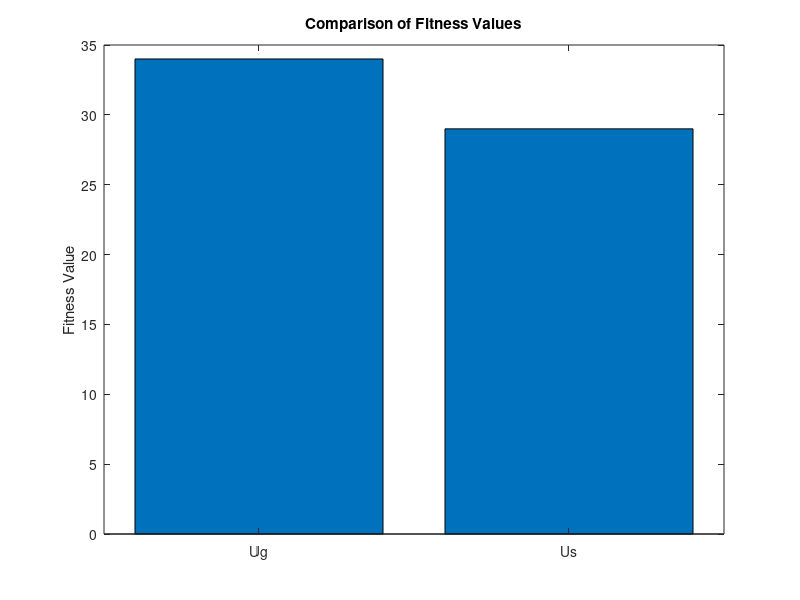

Recreate this plot in MATLAB.

fileID = fopen('solution_comparison.txt', 'r');

if fileID == -1
    error('Failed to open the file. Make sure the file exists in the current directory.');
end

data = textscan(fileID, '%s %f', 'Delimiter', ':', 'MultipleDelimsAsOne', true);
fclose(fileID);

Ug_Fitness = data{2}(1);
Us_Fitness = data{2}(2);

figure;
bar([Ug_Fitness, Us_Fitness]);
set(gca, 'xticklabel', {'Ug', 'Us'});
ylabel('Fitness Value');
title('Comparison of Fitness Values');
